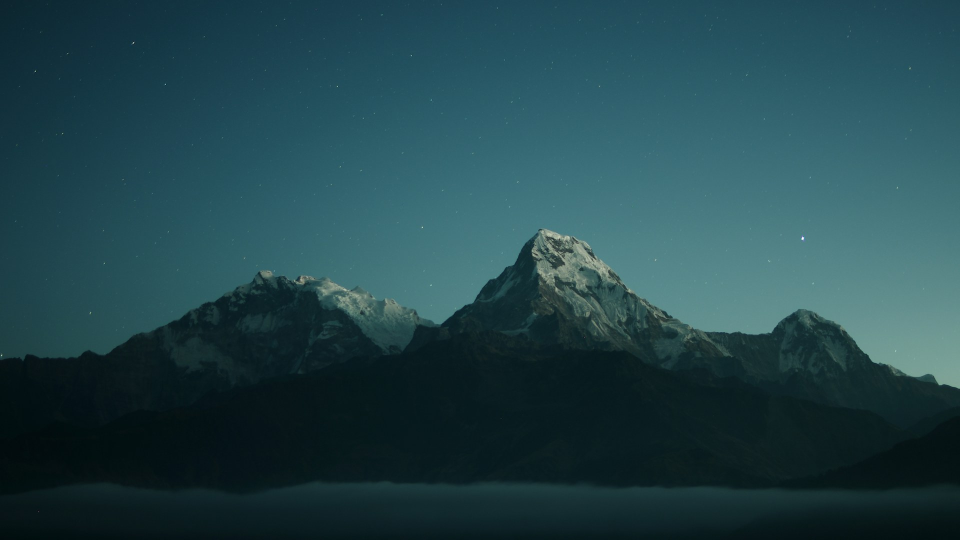
#> input picture assets/bg/home/annapurna-duoi-sao.jpg, 1920 x 1080 px (shown at 1/2 size)
$ python mock_saver.py ../assets/bg/home/annapurna-duoi-sao.jpg ../assets/bg/home/bong-nui.jpg ../assets/bg/home/bong-nui.jpg ../assets/bg/home/bong-nui.jpg ../assets/bg/home/bong-nui.jpg ../assets/bg/home/bong-nui.jpg
#> lines starting #> are read from the running program, lines starting #| are printed output that depends on the picture
# Mock màn hình chờ (screensaver) của Glass Home, 1920x1080, đúng font Inter của launcher.
# python tools/mock_saver.py <ảnh nền> <ra.png> [A|B]
#   A: cụm chữ góc dưới trái (kiểu Apple TV)   B: cụm chữ giữa màn hình
import os, sys, datetime
from PIL import Image, ImageDraw, ImageFilter, ImageFont

HERE = os.path.dirname(os.path.abspath(__file__))
FONT = os.path.join(HERE, "..", "assets", "fonts", "Inter.ttf")
W, H, S = 1920, 1080, 3          # vẽ chữ phóng 3 lần rồi thu nhỏ cho mịn
src, out = sys.argv[1], sys.argv[2]
variant = sys.argv[3] if len(sys.argv) > 3 else "A"
time_s, solar_s, lunar_s = sys.argv[4], sys.argv[5], sys.argv[6]


def font(size, weight):
    f = ImageFont.truetype(FONT, size * S)
    try: f.set_variation_by_axes([min(32, max(14, size)), weight])
    except Exception: pass
    return f


# nền: ảnh đang hiện, phóng nhẹ (đang trôi chậm), tối thêm ~45% + loang tối về đáy và hai bên
bg = Image.open(src).convert("RGB")
#> bg is the input picture: PIL image 1920x1080 RGB; mean R, G, B 34.5, 68.8, 75.3
bg = bg.resize((int(W * 1.06), int(H * 1.06)), Image.LANCZOS).crop((40, 20, 40 + W, 20 + H)).convert("RGBA")
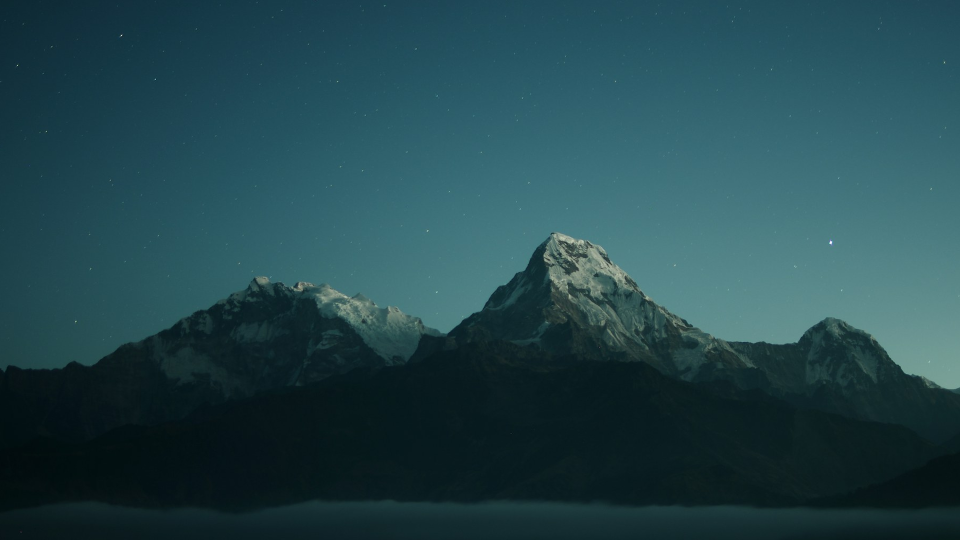
#> bg: PIL image 1920x1080 RGBA (shown at 1/2 size); mean R, G, B, A 35.4, 70.4, 77, 255
bg.alpha_composite(Image.new("RGBA", (W, H), (0, 0, 0, 115)))
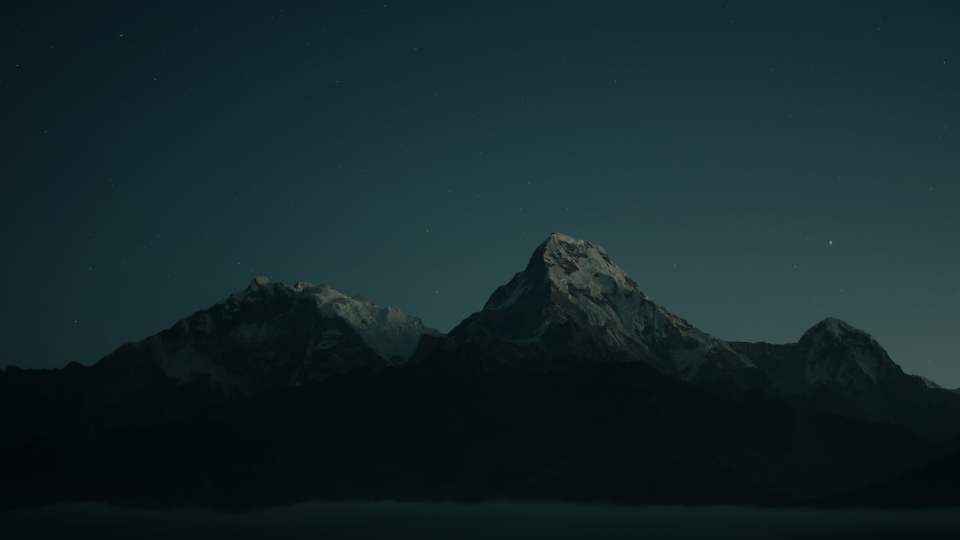
#> bg: PIL image 1920x1080 RGBA (shown at 1/2 size); mean R, G, B, A 19.4, 38.6, 42.3, 255
grad = Image.new("L", (W, H))
#> grad: PIL image 1920x1080 L; every value is 0
gp = grad.load()
for y in range(H):
    for x in range(0, W, 4):
        fx = min(x, W - 1 - x) / (W * 0.25)
        side = max(0.0, 1 - fx) ** 2 * 90
        bottom = max(0.0, (y - H * 0.45) / (H * 0.55)) ** 1.6 * (150 if variant == "A" else 90)
        v = int(min(255, side + bottom))
        for dx in range(4):
            if x + dx < W: gp[x + dx, y] = v
bg.alpha_composite(Image.merge("RGBA", (Image.new("L", (W, H)), Image.new("L", (W, H)), Image.new("L", (W, H)), grad)))

# chữ: vẽ trên lớp phóng S lần
layer = Image.new("RGBA", (W * S, H * S), (0, 0, 0, 0))
#> layer: PIL image 5760x3240 RGBA; every value is 0
d = ImageDraw.Draw(layer)
f_time, f_solar, f_lunar = font(190, 250), font(40, 500), font(32, 400)


def put(x, y, s, f, rgba, anchor="ls"):
    d.text((x * S, y * S), s, font=f, fill=rgba, anchor=anchor)


if variant == "A":
    x0, base = 120, 860
    put(x0 - 8, base, time_s, f_time, (255, 255, 255, 240))
    put(x0, base + 70, solar_s, f_solar, (255, 255, 255, 225))
    put(x0, base + 120, lunar_s, f_lunar, (255, 255, 255, 150))
else:
    # B (đã chọn): giữa màn hình, trong 1/3 phía trên; quầng tối mềm sau chữ; dòng đếm ngược Tết ánh vàng ấm
    tet_s = sys.argv[7] if len(sys.argv) > 7 else ""
    halo = Image.new("L", (1300, 560))
#> halo: PIL image 1300x560 L; every value is 0
    hp = halo.load()
    for y in range(560):
        for x in range(0, 1300, 2):
            dx, dy = (x - 650) / 650, (y - 280) / 280
            t = max(0.0, 1 - (dx * dx + dy * dy) ** 0.5)
            v = int(0x50 * t * t * (3 - 2 * t))
            hp[x, y] = v
            if x + 1 < 1300: hp[x + 1, y] = v
    # bản chốt: cụm giờ ở góc dưới trái (không che nhân vật), đáy tối dần, quầng sau cụm giờ
    floor = Image.new("L", (W, 480))
#> floor: PIL image 1920x480 L; every value is 0
    for y in range(480):
        t = y / 479
        v = int(0x40 * (t / 0.5)) if t < 0.5 else int(0x40 + (0x8C - 0x40) * ((t - 0.5) / 0.5))
        floor.paste(v, (0, y, W, y + 1))
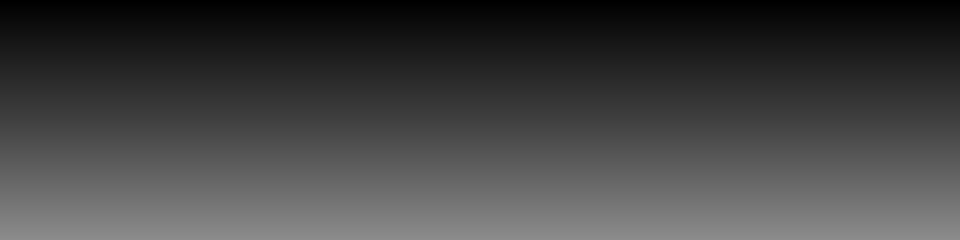
#> floor: PIL image 1920x480 L (shown at 1/2 size); min 0, max 140, mean 66.5
    bg.alpha_composite(Image.merge("RGBA", (Image.new("L", floor.size),) * 3 + (floor,)), (0, H - 480))
    halo = halo.resize((1200, 620))
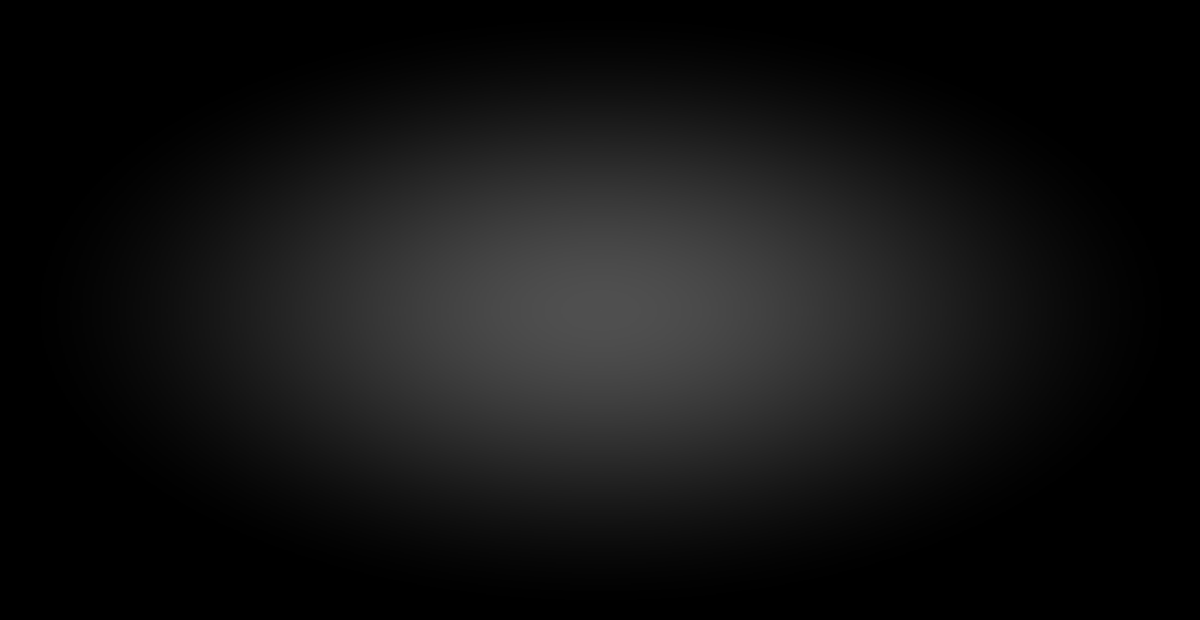
#> halo: PIL image 1200x620 L; min 0, max 80, mean 18.5
    bg.alpha_composite(Image.merge("RGBA", (Image.new("L", halo.size),) * 3 + (halo,)), (-250, H + 150 - 620))
    x0 = 110
    f_time, f_tet = font(170, 250), font(28, 500)
    put(x0 - 8, H - 72 - 50 - 62, time_s, f_time, (255, 255, 255, 240))
    put(x0, H - 72 - 50, solar_s, f_solar, (255, 255, 255, 224))
    put(x0, H - 72, lunar_s, f_lunar, (255, 255, 255, 158))
    # đếm ngược Tết tách riêng ở góc dưới phải
    put(W - 96, H - 72, tet_s, f_tet, (255, 226, 176, 184), "rs")

layer = layer.resize((W, H), Image.LANCZOS)
#> layer: PIL image 1920x1080 RGBA
# bóng chữ rất nhạt để đọc được cả trên vùng ảnh sáng
shadow = layer.split()[3].filter(ImageFilter.GaussianBlur(10)).point(lambda v: int(v * 0.35))
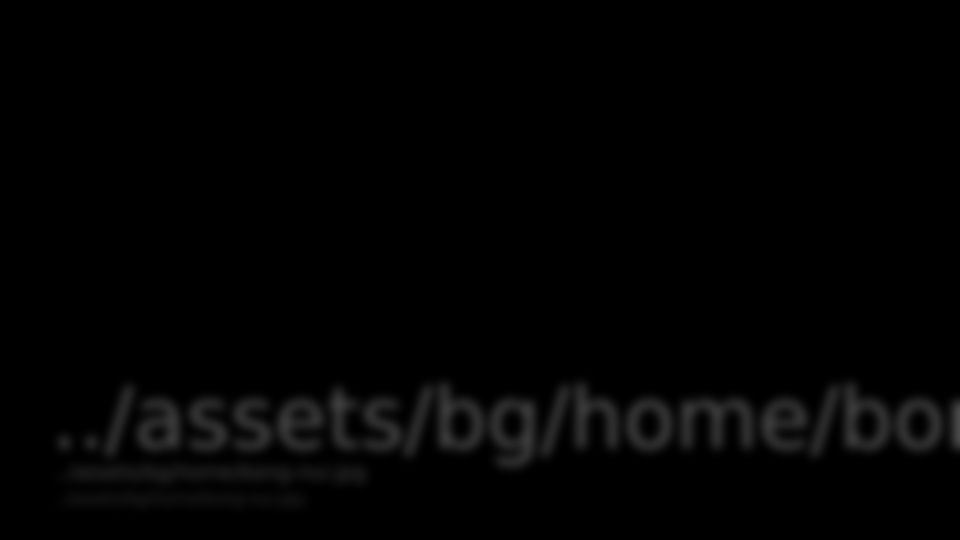
#> shadow: PIL image 1920x1080 L (shown at 1/2 size); min 0, max 75, mean 2.8
bg.alpha_composite(Image.merge("RGBA", (Image.new("L", (W, H)),) * 3 + (shadow,)))
bg.alpha_composite(layer)
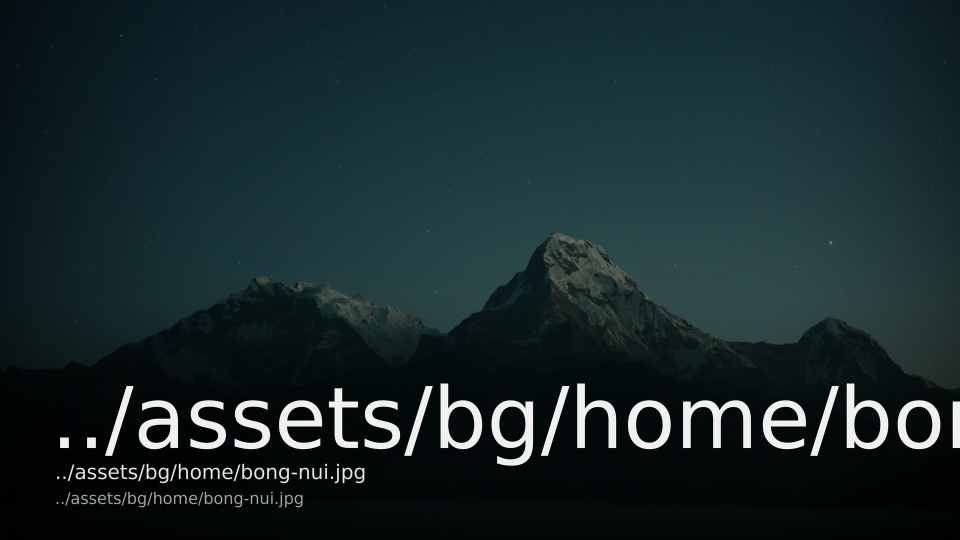
#> bg: PIL image 1920x1080 RGBA (shown at 1/2 size); mean R, G, B, A 25.3, 41.5, 44.6, 255
bg.convert("RGB").save(out, quality=92)
print("ok", variant)

$ run again, on assets/bg/home/cuc-quang-dam-bang.jpg
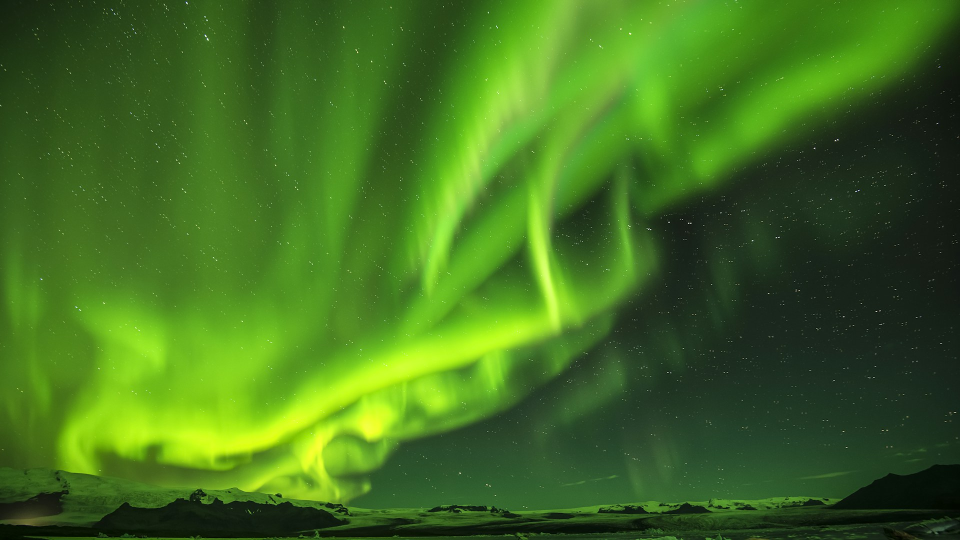
#> input picture assets/bg/home/cuc-quang-dam-bang.jpg, 1920 x 1080 px (shown at 1/2 size)
#> bg is the input picture: PIL image 1920x1080 RGB; mean R, G, B 65.3, 110.9, 30.9
#> `bg = bg.resize((int(W * 1.06), int(H * 1.06)), Image.LANCZOS).crop((40..`:
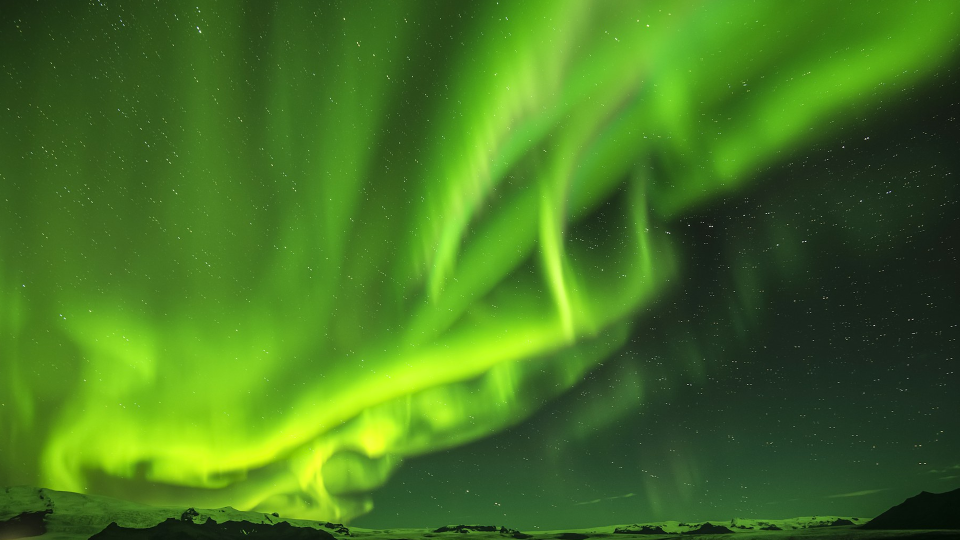
#> bg: PIL image 1920x1080 RGBA (shown at 1/2 size); mean R, G, B, A 69, 117.1, 32.1, 255
#> grad: PIL image 1920x1080 L; every value is 0
#> `bg.alpha_composite(layer)`:
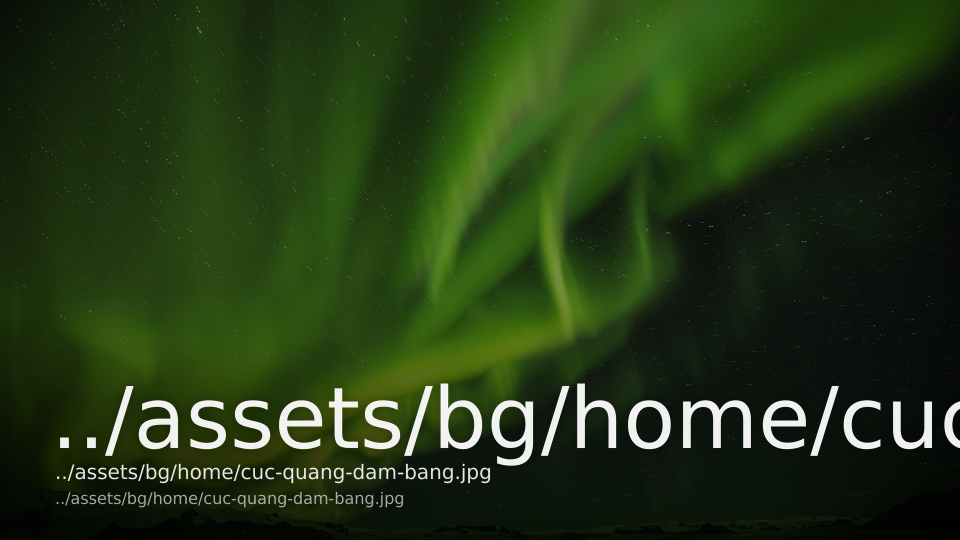
#> bg: PIL image 1920x1080 RGBA (shown at 1/2 size); mean R, G, B, A 36.7, 57.4, 21.8, 255

$ run again, on assets/bg/home/cuc-quang-nui-tuyet.jpg
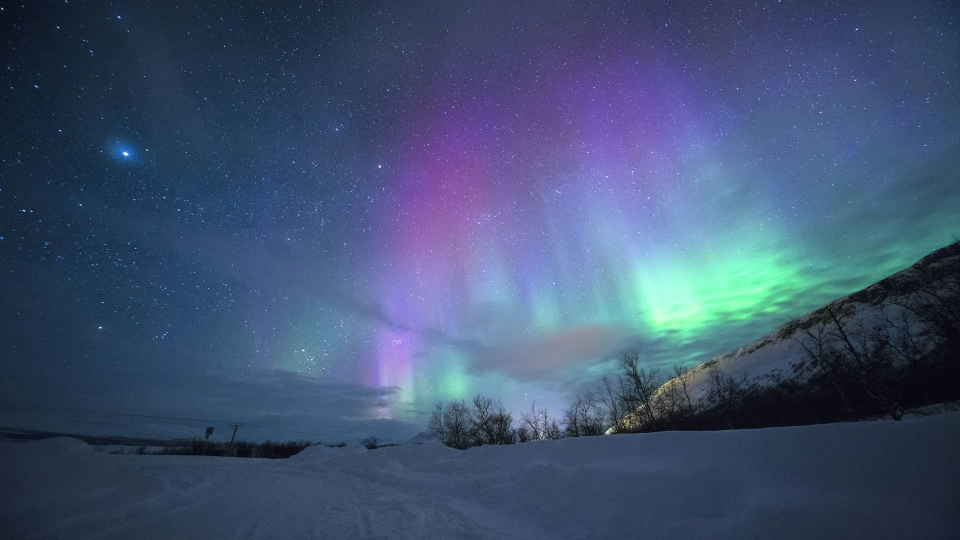
#> input picture assets/bg/home/cuc-quang-nui-tuyet.jpg, 1920 x 1080 px (shown at 1/2 size)
#> bg is the input picture: PIL image 1920x1080 RGB; mean R, G, B 64.2, 82.2, 113
#> `bg.alpha_composite(Image.new("RGBA", (W, H), (0, 0, 0, 115)))`:
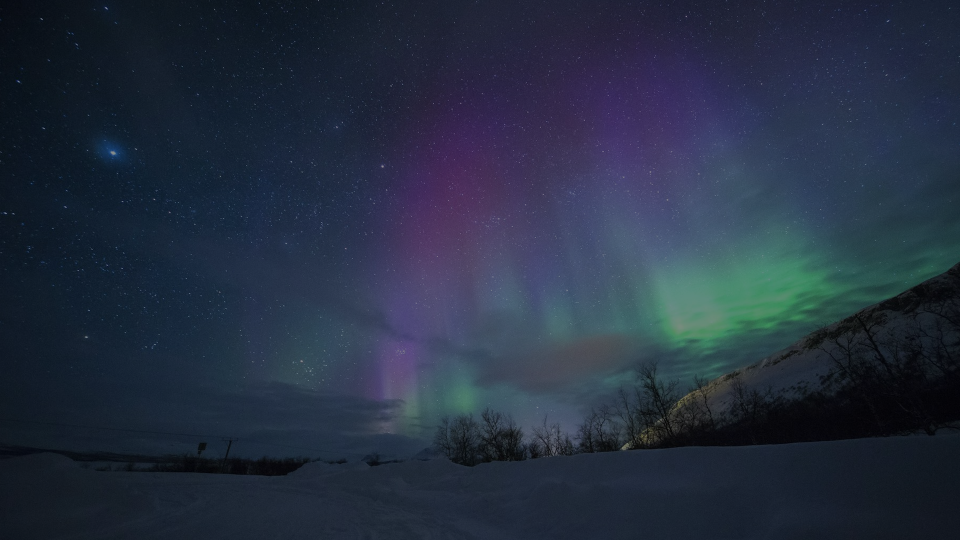
#> bg: PIL image 1920x1080 RGBA (shown at 1/2 size); mean R, G, B, A 37, 47.1, 64.7, 255
#> grad: PIL image 1920x1080 L; every value is 0
#> `bg.alpha_composite(layer)`:
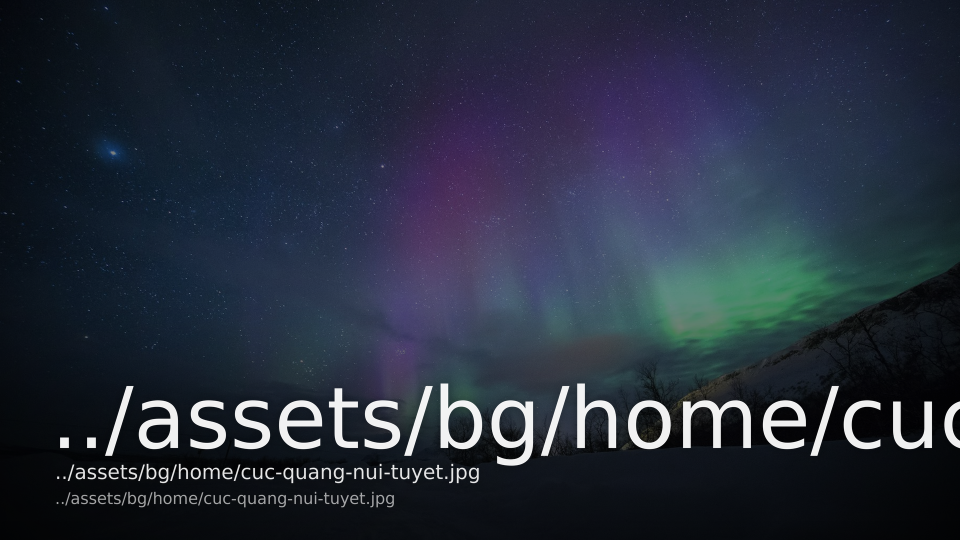
#> bg: PIL image 1920x1080 RGBA (shown at 1/2 size); mean R, G, B, A 38.4, 46, 60.5, 255

$ run again, on assets/bg/home/day-nui-troi-tim.jpg
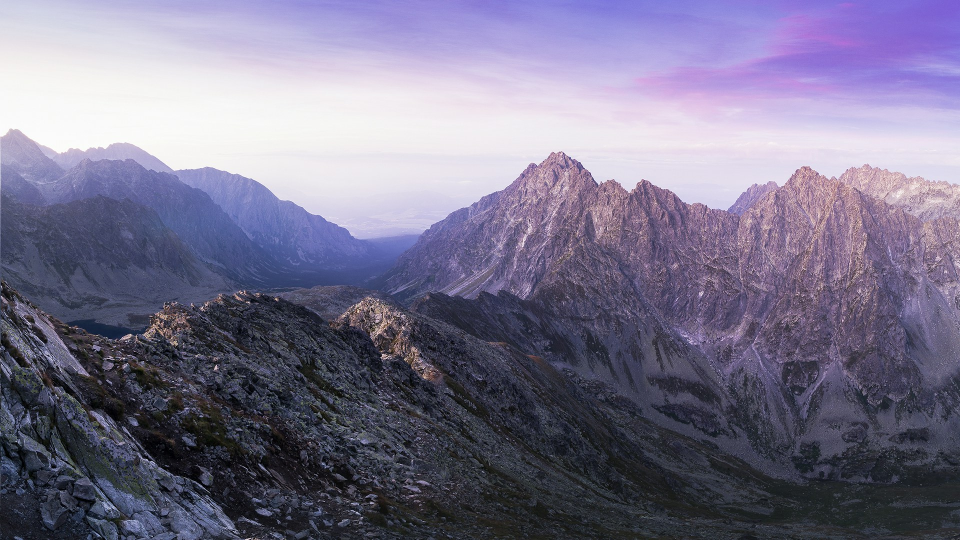
#> input picture assets/bg/home/day-nui-troi-tim.jpg, 1920 x 1080 px (shown at 1/2 size)
#> bg is the input picture: PIL image 1920x1080 RGB; mean R, G, B 119.7, 115.2, 139.8
#> `bg = bg.resize((int(W * 1.06), int(H * 1.06)), Image.LANCZOS).crop((40..`:
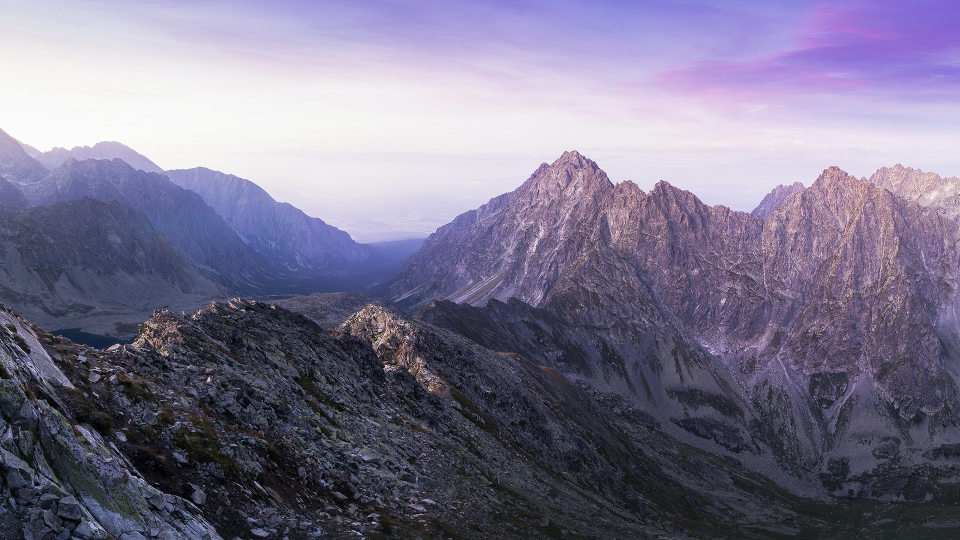
#> bg: PIL image 1920x1080 RGBA (shown at 1/2 size); mean R, G, B, A 122.1, 117.3, 141.3, 255
#> grad: PIL image 1920x1080 L; every value is 0
#> `bg.alpha_composite(layer)`:
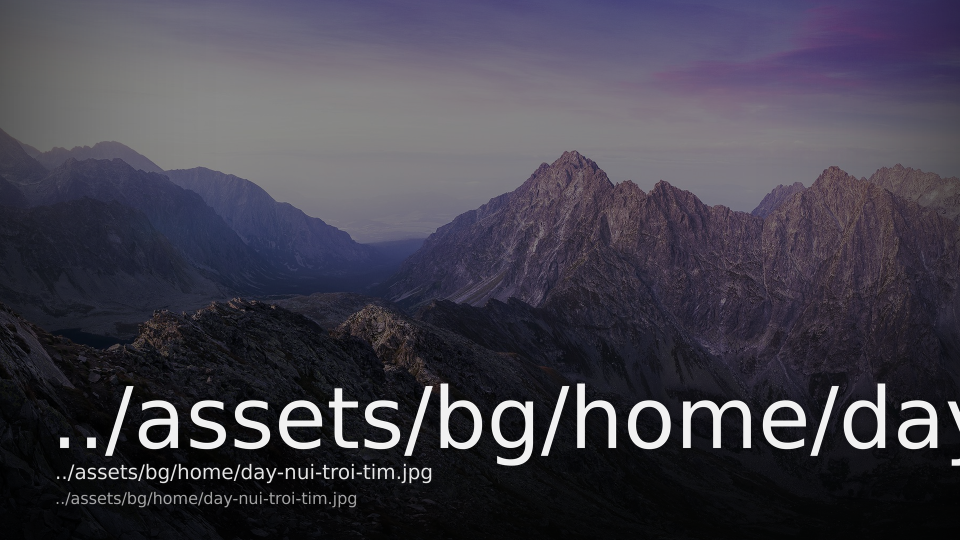
#> bg: PIL image 1920x1080 RGBA (shown at 1/2 size); mean R, G, B, A 66.5, 63.9, 75.1, 255
